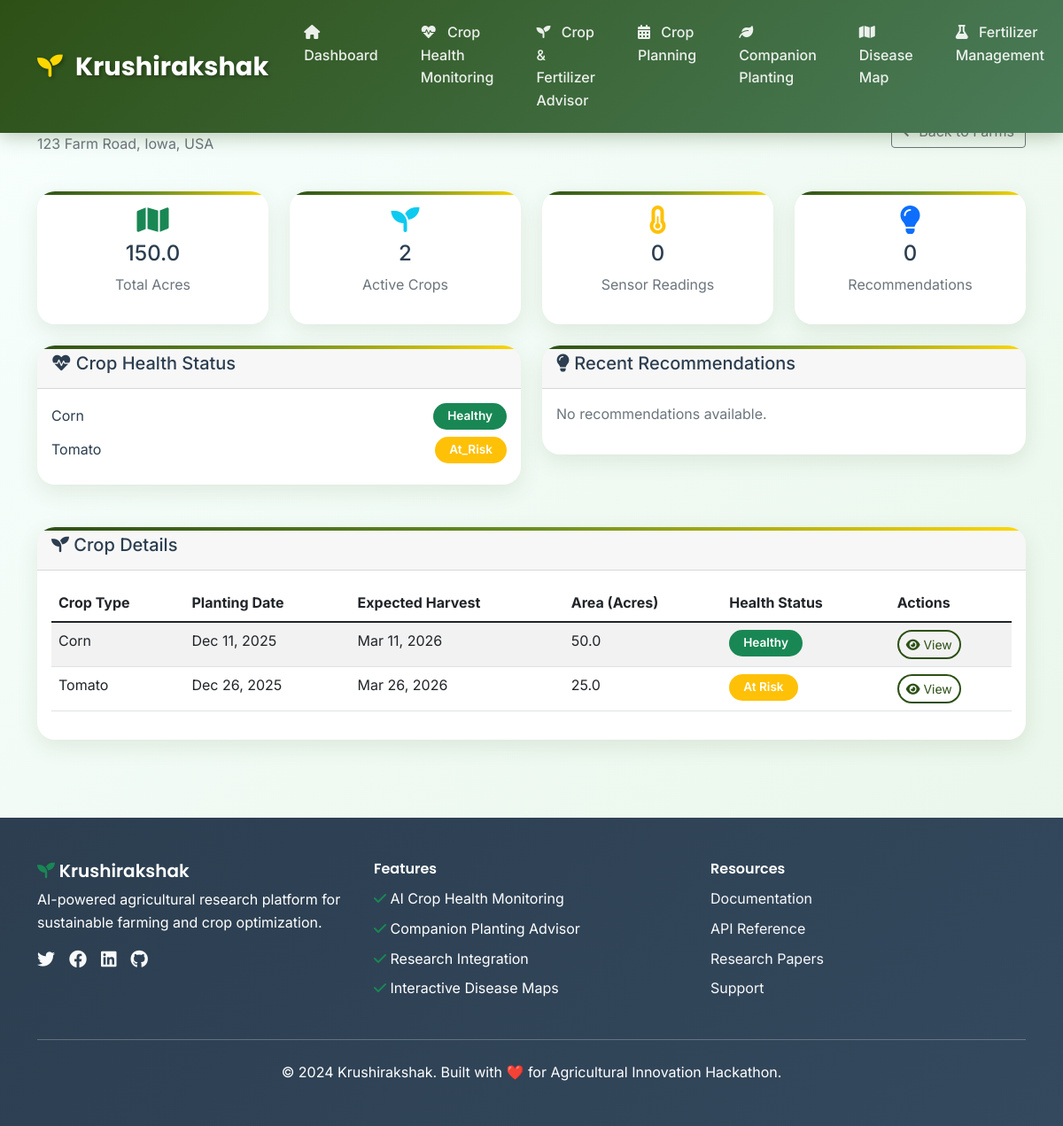
The app's page /farms/1/analytics/ (signed in) with its own data.
### core/models.py (models this page shows, shortened)
class Farm(models.Model):
    farmer = models.ForeignKey(User, on_delete=models.CASCADE)
    name = models.CharField(max_length=200)
    latitude = models.FloatField()
    longitude = models.FloatField()
    size_acres = models.FloatField()
    address = models.TextField()
    created_at = models.DateTimeField(auto_now_add=True)

class Crop(models.Model):
    CROP_TYPES = [
        ('corn', 'Corn'),
        ('tomato', 'Tomato'),
        ('wheat', 'Wheat'),
        ('potato', 'Potato'),
        ('soybean', 'Soybean'),
        ('lettuce', 'Lettuce'),
        ('carrot', 'Carrot'),
        ('pepper', 'Pepper'),
    ]
    HEALTH_STATUS = [
        ('healthy', 'Healthy'),
        ('at_risk', 'At Risk'),
        ('diseased', 'Diseased'),
        ('recovering', 'Recovering'),
    ]
    farm = models.ForeignKey(Farm, on_delete=models.CASCADE, related_name='crops')
    crop_type = models.CharField(max_length=50, choices=CROP_TYPES)
    planting_date = models.DateField()
    expected_harvest = models.DateField()
    health_status = models.CharField(max_length=20, choices=HEALTH_STATUS, default='healthy')
    area_acres = models.FloatField()
    notes = models.TextField(blank=True)
    created_at = models.DateTimeField(auto_now_add=True)

### core/views.py (the view)
# urls.py: path('farms/<int:farm_id>/analytics/', views.farm_analytics, name='farm_analytics'),
def farm_analytics(request, farm_id):
    if not request.user.is_authenticated:
        messages.info(request, 'Please login to view farm analytics.')
        return redirect('login')
    farm = get_object_or_404(Farm, id=farm_id, farmer=request.user)
    sensor_data = SensorData.objects.filter(farm=farm).order_by('-timestamp')[:100]
    crops = Crop.objects.filter(farm=farm)
    health_summary = {}
    for crop in crops:
        health_summary[crop.get_crop_type_display()] = crop.health_status
    recommendations = Recommendation.objects.filter(farm=farm).order_by('-created_at')[:5]
    context = {
        'farm': farm,
        'sensor_data': sensor_data,
        'health_summary': health_summary,
        'recommendations': recommendations,
        'crops': crops
    }
    return render(request, 'core/farm_analytics.html', context)

### templates/core/farm_analytics.html (shortened to what this page needs)
{% extends 'base.html' %}
{% block content %}
<div class="container py-4">
    <div class="row">
        <div class="col-12">
            <div class="d-flex justify-content-between align-items-center mb-4">
                <div>
                    <h2><i class="fas fa-chart-line text-primary"></i> {{ farm.name }} Analytics</h2>
                    <p class="text-muted">{{ farm.address }}</p>
                </div>
                <a href="{% url 'farm_list' %}" class="btn btn-outline-secondary">
                    <i class="fas fa-arrow-left"></i> Back to Farms
                </a>
            </div>
        </div>
    </div>
    <div class="row mb-4">
        <div class="col-md-3">
            <div class="card text-center">
                <div class="card-body">
                    <i class="fas fa-map fa-2x text-success mb-2"></i>
                    <h4>{{ farm.size_acres }}</h4>
                    <p class="text-muted">Total Acres</p>
                </div>
            </div>
        </div>
        <div class="col-md-3">
            <div class="card text-center">
                <div class="card-body">
                    <i class="fas fa-seedling fa-2x text-info mb-2"></i>
                    <h4>{{ crops.count }}</h4>
                    <p class="text-muted">Active Crops</p>
                </div>
            </div>
        </div>
        <div class="col-md-3">
            <div class="card text-center">
                <div class="card-body">
                    <i class="fas fa-thermometer-half fa-2x text-warning mb-2"></i>
                    <h4>{{ sensor_data.count }}</h4>
                    <p class="text-muted">Sensor Readings</p>
                </div>
            </div>
        </div>
        <div class="col-md-3">
            <div class="card text-center">
                <div class="card-body">
                    <i class="fas fa-lightbulb fa-2x text-primary mb-2"></i>
                    <h4>{{ recommendations.count }}</h4>
                    <p class="text-muted">Recommendations</p>
                </div>
            </div>
        </div>
    </div>
    <div class="row">
        <div class="col-lg-6 mb-4">
            <div class="card">
                <div class="card-header">
                    <h5><i class="fas fa-heartbeat"></i> Crop Health Status</h5>
                </div>
                <div class="card-body">
                    {% if health_summary %}
                        {% for crop, status in health_summary.items %}
                        <div class="d-flex justify-content-between align-items-center mb-2">
                            <span>{{ crop }}</span>
                            <span class="badge bg-{% if status == 'healthy' %}success{% elif status == 'at_risk' %}warning{% else %}danger{% endif %}">
                                {{ status|title }}
                            </span>
                        </div>
                        {% endfor %}
                    {% else %}
                        <p class="text-muted">No crops planted yet.</p>
                    {% endif %}
                </div>
            </div>
        </div>
        <div class="col-lg-6 mb-4">
            <div class="card">
                <div class="card-header">
                    <h5><i class="fas fa-lightbulb"></i> Recent Recommendations</h5>
                </div>
                <div class="card-body">
                    {% if recommendations %}
                        {% for rec in recommendations %}
                        <div class="border-bottom pb-2 mb-2">
                            <h6>{{ rec.title }}</h6>
                            <p class="small text-muted">{{ rec.description|truncatechars:100 }}</p>
                            <small class="text-muted">{{ rec.created_at|date:"M d, Y" }}</small>
                        </div>
                        {% endfor %}
                    {% else %}
                        <p class="text-muted">No recommendations available.</p>
                    {% endif %}
                </div>
            </div>
        </div>
    </div>
    <div class="row mt-4">
        <div class="col-12">
            <div class="card">
                <div class="card-header">
                    <h5><i class="fas fa-seedling"></i> Crop Details</h5>
                </div>
                <div class="card-body">
                    {% if crops %}
                        <div class="table-responsive">
                            <table class="table table-striped">
                                <thead>
                                    <tr>
                                        <th>Crop Type</th>
                                        <th>Planting Date</th>
                                        <th>Expected Harvest</th>
                                        <th>Area (Acres)</th>
                                        <th>Health Status</th>
                                        <th>Actions</th>
                                    </tr>
                                </thead>
                                <tbody>
                                    {% for crop in crops %}
                                    <tr>
                                        <td>{{ crop.get_crop_type_display }}</td>
                                        <td>{{ crop.planting_date|date:"M d, Y" }}</td>
                                        <td>{{ crop.expected_harvest|date:"M d, Y" }}</td>
                                        <td>{{ crop.area_acres }}</td>
                                        <td>
                                            <span class="badge bg-{% if crop.health_status == 'healthy' %}success{% elif crop.health_status == 'at_risk' %}warning{% else %}danger{% endif %}">
                                                {{ crop.get_health_status_display }}
                                            </span>
                                        </td>
                                        <td>
                                            <button class="btn btn-sm btn-outline-primary">
                                                <i class="fas fa-eye"></i> View
                                            </button>
                                        </td>
                                    </tr>
                                    {% endfor %}
                                </tbody>
                            </table>
                        </div>
                    {% endif %}
                </div>
            </div>
        </div>
    </div>
</div>
{% endblock %}

### templates/base.html (shortened to what this page needs)
<!DOCTYPE html>
<html lang="en">
<head>
    <link href="https://cdn.jsdelivr.net/npm/bootstrap@5.1.3/dist/css/bootstrap.min.css" rel="stylesheet">
    <link rel="stylesheet" href="https://cdnjs.cloudflare.com/ajax/libs/font-awesome/6.0.0/css/all.min.css">
    <link rel="stylesheet" href="https://unpkg.com/leaflet@1.7.1/dist/leaflet.css" />
</head>
<body>
    <nav class="navbar navbar-expand-lg navbar-dark fixed-top">
        <div class="container">
            <a class="navbar-brand" href="{% url 'home' %}">
                <i class="fas fa-seedling"></i> Krushirakshak
            </a>
            <div class="collapse navbar-collapse" id="navbarNav">
                <ul class="navbar-nav me-auto">
                    <li class="nav-item">
                        <a class="nav-link" href="{% url 'home' %}">
                            <i class="fas fa-home"></i> Dashboard
                        </a>
                    </li>
                    <li class="nav-item">
                        <a class="nav-link" href="{% url 'disease_dashboard' %}">
                            <i class="fas fa-heartbeat"></i> Crop Health Monitoring
                        </a>
                    </li>
                    <li class="nav-item">
                        <a class="nav-link" href="{% url 'crop_advisor' %}">
                            <i class="fas fa-seedling"></i> Crop & Fertilizer Advisor
                        </a>
                    </li>
                    <li class="nav-item">
                        <a class="nav-link" href="{% url 'crop_planning' %}">
                            <i class="fas fa-calendar-alt"></i> Crop Planning
                        </a>
                    </li>
                    <li class="nav-item">
                        <a class="nav-link" href="{% url 'companion_planting' %}">
                            <i class="fas fa-leaf"></i> Companion Planting
                        </a>
                    </li>
                    <li class="nav-item">
                        <a class="nav-link" href="{% url 'disease_map' %}">
                            <i class="fas fa-map"></i> Disease Map
                        </a>
                    </li>
                    <li class="nav-item">
                        <a class="nav-link" href="{% url 'fertilizer_dashboard' %}">
                            <i class="fas fa-flask"></i> Fertilizer Management
                        </a>
                    </li>
                </ul>
            </div>
        </div>
    </nav>
    <div style="padding-top: 80px;"></div>
    <main class="page-transition">
        {% block content %}
        {% endblock %}
    </main>
    <footer>
        <div class="container">
            <div class="row">
                <div class="col-md-4">
                    <h5><i class="fas fa-seedling text-success"></i> Krushirakshak</h5>
                    <p class="mb-3">AI-powered agricultural research platform for sustainable farming and crop optimization.</p>
                    <div class="d-flex gap-3">
                        <a href="#" class="text-light"><i class="fab fa-twitter fa-lg"></i></a>
                        <a href="#" class="text-light"><i class="fab fa-facebook fa-lg"></i></a>
                        <a href="#" class="text-light"><i class="fab fa-linkedin fa-lg"></i></a>
                        <a href="#" class="text-light"><i class="fab fa-github fa-lg"></i></a>
                    </div>
                </div>
                <div class="col-md-4">
                    <h6>Features</h6>
                    <ul class="list-unstyled">
                        <li><i class="fas fa-check text-success"></i> AI Crop Health Monitoring</li>
                        <li><i class="fas fa-check text-success"></i> Companion Planting Advisor</li>
                        <li><i class="fas fa-check text-success"></i> Research Integration</li>
                        <li><i class="fas fa-check text-success"></i> Interactive Disease Maps</li>
                    </ul>
                </div>
                <div class="col-md-4">
                    <h6>Resources</h6>
                    <ul class="list-unstyled">
                        <li><a href="#" class="text-light text-decoration-none">Documentation</a></li>
                        <li><a href="#" class="text-light text-decoration-none">API Reference</a></li>
                        <li><a href="#" class="text-light text-decoration-none">Research Papers</a></li>
                        <li><a href="#" class="text-light text-decoration-none">Support</a></li>
                    </ul>
                </div>
            </div>
            <hr class="my-4">
            <div class="text-center">
                <p>&copy; 2024 Krushirakshak. Built with ❤️ for Agricultural Innovation Hackathon.</p>
            </div>
        </div>
    </footer>
</body>
</html>

### templates/base.html (style rules this page uses)
:root { --primary-green: #2d5016; --secondary-green: #4a7c59; --accent-green: #6b8e23; --light-green: #90ee90; --earth-brown: #8b4513; --sky-blue: #87ceeb; --sunshine-yellow: #ffd700; --harvest-orange: #ff8c00; --text-dark: #2c3e50; --text-light: #7f8c8d; --bg-light: #f8fffe; --card-shadow: 0 8px 25px rgba(45, 80, 22, 0.1); --hover-shadow: 0 12px 35px rgba(45, 80, 22, 0.15); }
* { margin: 0; padding: 0; box-sizing: border-box; }
body { font-family: 'Inter', sans-serif; background: linear-gradient(135deg, #f8fffe 0%, #e8f5e8 100%); color: var(--text-dark); line-height: 1.6; }
.navbar { background: linear-gradient(135deg, var(--primary-green) 0%, var(--secondary-green) 100%) !important; box-shadow: 0 4px 20px rgba(45, 80, 22, 0.3); padding: 1rem 0; backdrop-filter: blur(10px); }
.navbar-brand { font-family: 'Poppins', sans-serif; font-weight: 700; font-size: 1.8rem; color: white !important; text-shadow: 2px 2px 4px rgba(0,0,0,0.3); transition: all 0.3s ease; }
.navbar-brand i { color: var(--sunshine-yellow); margin-right: 0.5rem; animation: pulse 2s infinite; }
.navbar-nav .nav-link { color: rgba(255, 255, 255, 0.9) !important; font-weight: 500; margin: 0 0.5rem; padding: 0.5rem 1rem !important; border-radius: 25px; transition: all 0.3s ease; position: relative; overflow: hidden; }
.navbar-nav .nav-link i { margin-right: 0.5rem; transition: transform 0.3s ease; }
.card { border: none; border-radius: 20px; box-shadow: var(--card-shadow); transition: all 0.4s ease; background: white; overflow: hidden; position: relative; }
.card::before { content: ''; position: absolute; top: 0; left: 0; right: 0; height: 4px; background: linear-gradient(90deg, var(--primary-green), var(--accent-green), var(--sunshine-yellow)); }
.btn-outline-primary { border: 2px solid var(--primary-green); color: var(--primary-green); border-radius: 25px; transition: all 0.3s ease; }
.badge { border-radius: 15px; padding: 0.5rem 1rem; font-weight: 600; font-size: 0.85rem; }
footer { background: linear-gradient(135deg, var(--text-dark) 0%, #34495e 100%); color: white; padding: 3rem 0 2rem; margin-top: 4rem; }
footer h5, footer h6 { font-family: 'Poppins', sans-serif; font-weight: 600; }
footer .list-unstyled li { padding: 0.25rem 0; transition: all 0.3s ease; }
.page-transition { animation: pageSlideIn 0.5s ease-out; }

### records on screen
Farm: address "123 Farm Road, Iowa, USA", size_acres "150.0"
Crop: health_summary "Healthy", crop_type "Corn", planting_date "Dec 11, 2025", expected_harvest "Mar 11, 2026", area_acres "50.0", health_status "Healthy"
Crop: health_summary "At_Risk", crop_type "Tomato", planting_date "Dec 26, 2025", expected_harvest "Mar 26, 2026", area_acres "25.0", health_status "At Risk"

### other values on screen
{{ crops.count }} "2"
{{ sensor_data.count }} "0"
{{ recommendations.count }} "0"
{{ crop }} "Corn" "Tomato"
